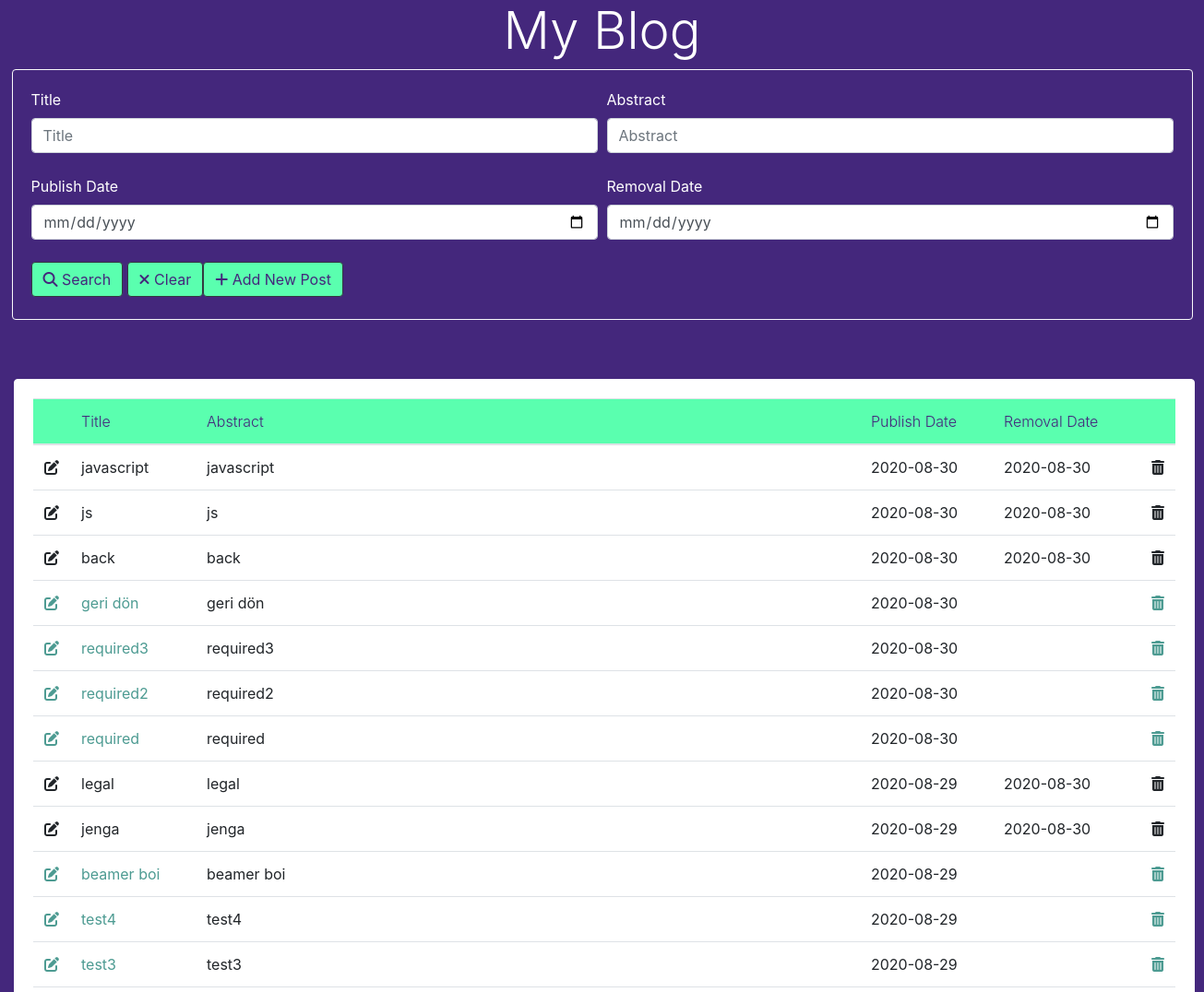
The app's page / (upper part), older data.
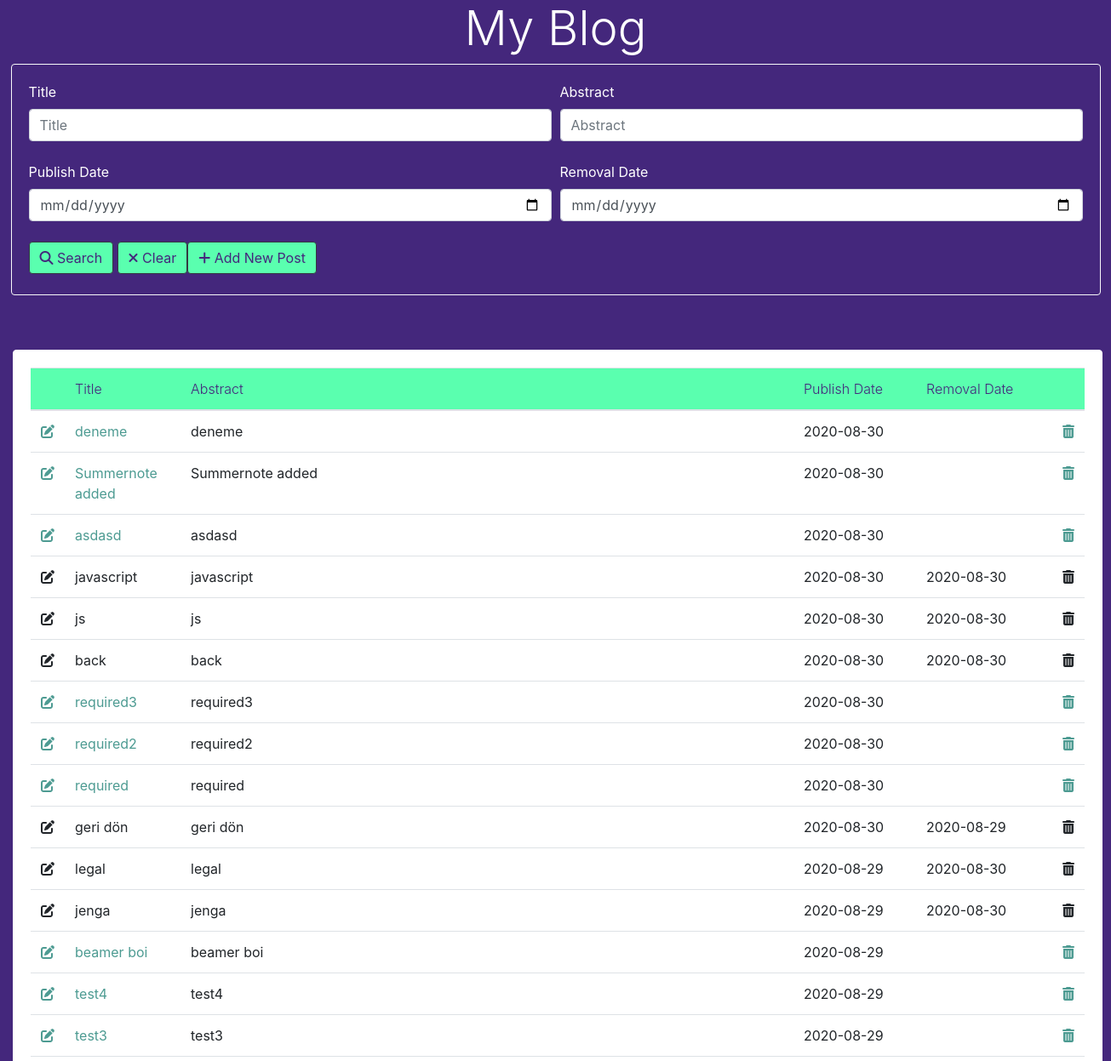
The same page, newer data.
### blogs/models.py (models this page shows, shortened)
class Blog(models.Model):
    title = models.CharField(max_length=100)
    abstract = models.TextField()
    body = models.TextField()
    publish_date = models.DateTimeField(auto_now_add=True)
    removal_date = models.DateTimeField(null=True, blank=True)

### blogs/templates/blogs/posts.html (shortened to what this page needs)
{% extends "blogs/homepage.html" %}
{% block content %}
<div class="card border-white mx-auto" style="width: 80rem;">
	<div class="card-body">
		<table id="posts" class="table table-hover" style="width=100%;">
			<thead class="thead-white" style="background-color:#5AFFAF">
				<tr>
					<th></th>
					<th scope="col" style="color:#44277C" class="font-weight-light">Title</th>
					<th scope="col" style="width: 45rem; color:#44277C" class="font-weight-light">Abstract</th>
					<th scope="col" style="width: 9rem; color:#44277C" class="font-weight-light">Publish Date</th>
					<th scope="col" style="width: 10rem; color:#44277C" class="font-weight-light">Removal Date</th>
					<th></th>
				</tr>
			</thead>
			{% for blog in object_list %}
				<tr class="bg-white">
					<td>
						{% if blog.removal_date == None %}
							<a href="{% url 'edit_blog' pk=blog.id %}"><i class="fas fa-edit" style="color:#4D9B92"</a>
						{% else %}
							<i class='fas fa-edit'</i>
						{% endif %}
					</td>
					<td>
						{% if blog.removal_date == None %}
							<a href="/blogs/{{blog.id}}" style="color:#4D9B92">{{blog.title}}</a>
						{% else %}
							{{blog.title}}
						{% endif %}
					</td>
					<td>{{blog.abstract}}</td>
					<td>{{blog.publish_date|date:"Y-m-d"}}</td>
					<td>{{blog.removal_date|date:"Y-m-d"}}</td>
					<td>
						{% if blog.removal_date == None %}
							<a href="{% url 'delete_blog' pk=blog.id %}" onclick="return confirm('Are you sure?')"><i class="fas fa-trash-alt" style="color:#4D9B92"></i></a>
						{% else %}
							<i class="fas fa-trash-alt"></i>
						{% endif %}
					</td>
				</tr>
			{% endfor %}
		</table>
	</div>
</div>
{% endblock %}

Row changes from the older to the newer data that the page shows:
added Blog: title "deneme", abstract "deneme", publish_date "2020-08-30"
added Blog: title "Summernote added", abstract "Summernote added", publish_date "2020-08-30"
added Blog: title "asdasd", abstract "asdasd", publish_date "2020-08-30"
changed Blog "geri dön": removal_date (not shown) → "2020-08-29"; moves down the list
